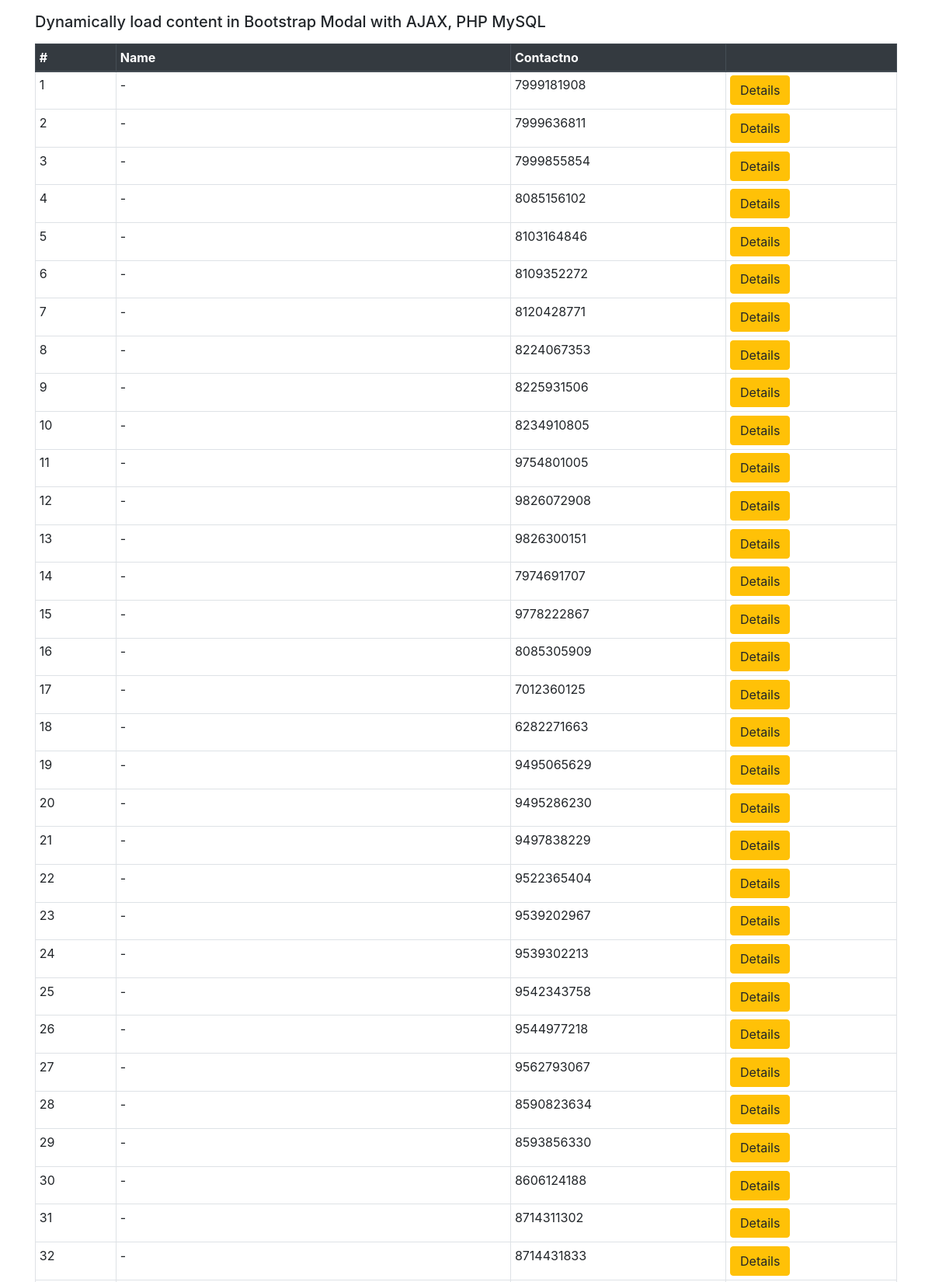
/loadingPopup/index.php (upper part), run on the app's committed database.
### tables this page shows
CREATE TABLE `studentdetails` (
  `id` int(11) NOT NULL,
  `filesource` varchar(20) NOT NULL,
  `category` text NOT NULL,
  `institute` varchar(100) DEFAULT NULL,
  `fname` varchar(255) NOT NULL,
  `locationn` text NOT NULL,
  `contactno` varchar(255) NOT NULL,
  `parentscontactno` varchar(255) NOT NULL,
  `classname` varchar(255) NOT NULL,
  `allotedTo` varchar(255) NOT NULL,
  `status` varchar(255) NOT NULL,
  `followup` varchar(255) NOT NULL,
  `comingOn` varchar(255) NOT NULL,
  `cometime` varchar(50) DEFAULT NULL,
  `counselor` varchar(255) NOT NULL,
  `age` int(5) NOT NULL,
  `weight` int(5) NOT NULL,
  `height` int(5) NOT NULL,
  `bmi` int(5) NOT NULL,
  `sms` varchar(255) NOT NULL,
  `updateforcalling` varchar(255) NOT NULL,
  `seminarattended` varchar(255) NOT NULL,
  `Slottime` datetime NOT NULL,
  `modified` text DEFAULT NULL,
  `comment` text NOT NULL,
  `callHistory` text NOT NULL,
  `addedOn` date NOT NULL DEFAULT current_timestamp(),
  `called` enum('0','1') NOT NULL DEFAULT '0',
  `TimeCalled` int(11) NOT NULL DEFAULT 0
);

### loadingPopup/index.php (the view, shortened to what this page needs)
<?php
include("../core/main.php");
?>
<!DOCTYPE html>
<html>
<head>
  <link href='https://maxcdn.bootstrapcdn.com/bootstrap/4.3.1/css/bootstrap.min.css' rel='stylesheet' type='text/css'>
</head>
<body>
  <div class="container">
    <h5 class="mt-3 mb-3">Dynamically load content in Bootstrap Modal with AJAX, PHP MySQL </h5>
    <table class="table table-bordered table-sm">
      <thead class="thead-dark">
        <tr>
          <th>#</th>
          <th>Name</th>
          <th>Contactno</th>
          <th></th>
        </tr>
      </thead>
      <tbody>
        <?php
        $query = "SELECT * from studentdetails ";
        $result = mysqli_query($con, $query);
        while($row = mysqli_fetch_array($result)){
          $id = $row['id'];
          $name = $row['fname'];
          $contact = $row['contactno'];
          echo "<tr>";
          echo "<td>".$id."</td>";
          echo "<td>".$name."</td>";
          echo "<td>".$contact."</td>";
          echo "<td><button data-id='".$id."' class='btn btn-warning btn-popup'>Details</button></td>";
          echo "</tr>";
        }
        ?>
      </tbody>
    </table>
  </div>
</body>
</html>

### data on the page
studentdetails: id "1", fname "-", contactno "7999181908"
studentdetails: id "2", fname "-", contactno "7999636811"
studentdetails: id "3", fname "-", contactno "7999855854"
studentdetails: id "4", fname "-", contactno "8085156102"
studentdetails: id "5", fname "-", contactno "8103164846"
studentdetails: id "6", fname "-", contactno "8109352272"
studentdetails: id "7", fname "-", contactno "8120428771"
studentdetails: id "8", fname "-", contactno "8224067353"
studentdetails: id "9", fname "-", contactno "8225931506"
studentdetails: id "10", fname "-", contactno "8234910805"
studentdetails: id "11", fname "-", contactno "9754801005"
studentdetails: id "12", fname "-", contactno "9826072908"
studentdetails: id "13", fname "-", contactno "9826300151"
studentdetails: id "14", fname "-", contactno "7974691707"
studentdetails: id "15", fname "-", contactno "9778222867"
studentdetails: id "16", fname "-", contactno "8085305909"
studentdetails: id "17", fname "-", contactno "7012360125"
studentdetails: id "18", fname "-", contactno "6282271663"
studentdetails: id "19", fname "-", contactno "9495065629"
studentdetails: id "20", fname "-", contactno "9495286230"
studentdetails: id "21", fname "-", contactno "9497838229"
studentdetails: id "22", fname "-", contactno "9522365404"
studentdetails: id "23", fname "-", contactno "9539202967"
studentdetails: id "24", fname "-", contactno "9539302213"
studentdetails: id "25", fname "-", contactno "9542343758"
studentdetails: id "26", fname "-", contactno "9544977218"
studentdetails: id "27", fname "-", contactno "9562793067"
studentdetails: id "28", fname "-", contactno "8590823634"
studentdetails: id "29", fname "-", contactno "8593856330"
studentdetails: id "30", fname "-", contactno "8606124188"
studentdetails: id "31", fname "-", contactno "8714311302"
studentdetails: id "32", fname "-", contactno "8714431833"
